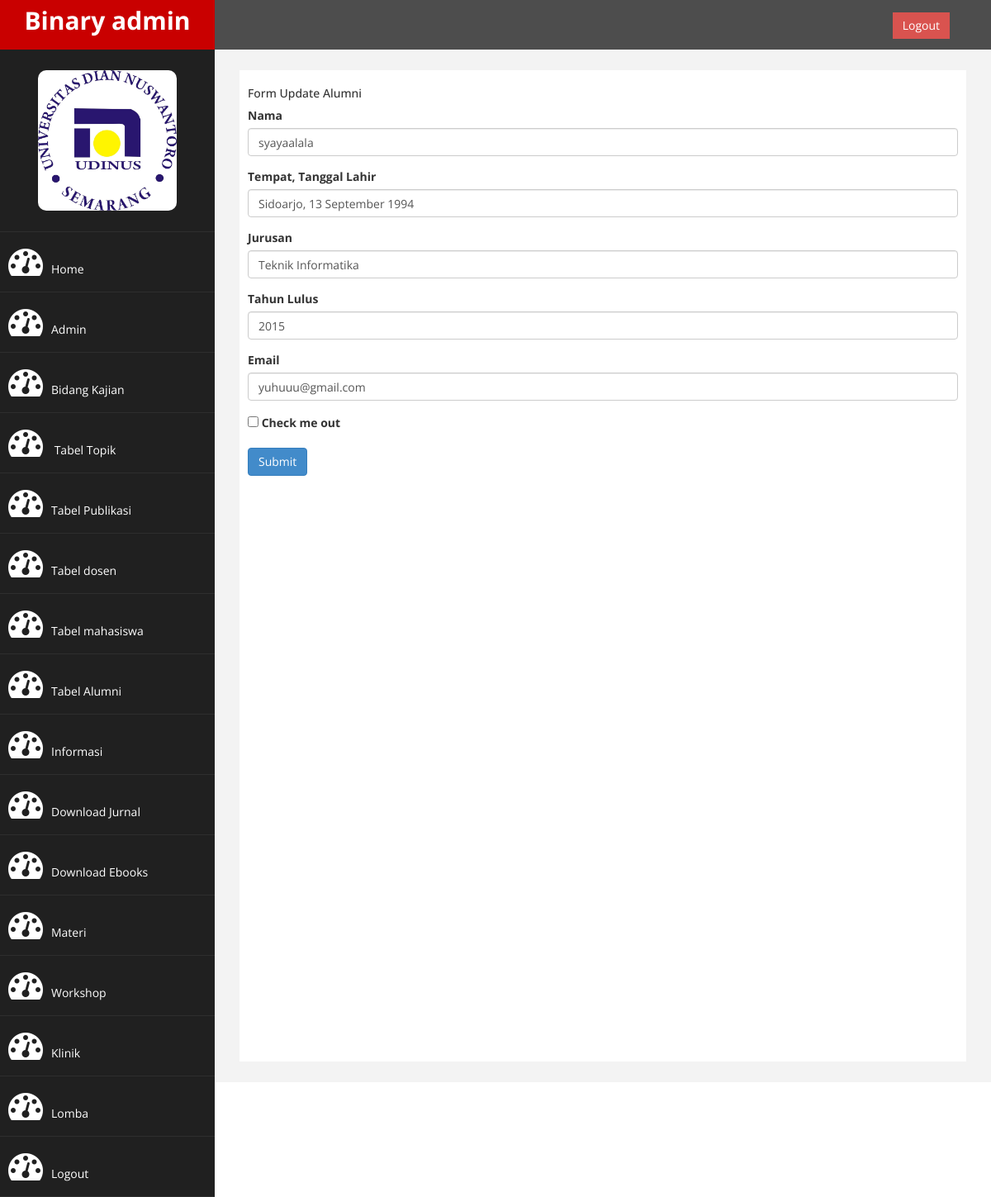
The app's page /admin/form-update-alumni.php?id=2 (signed in), older data.
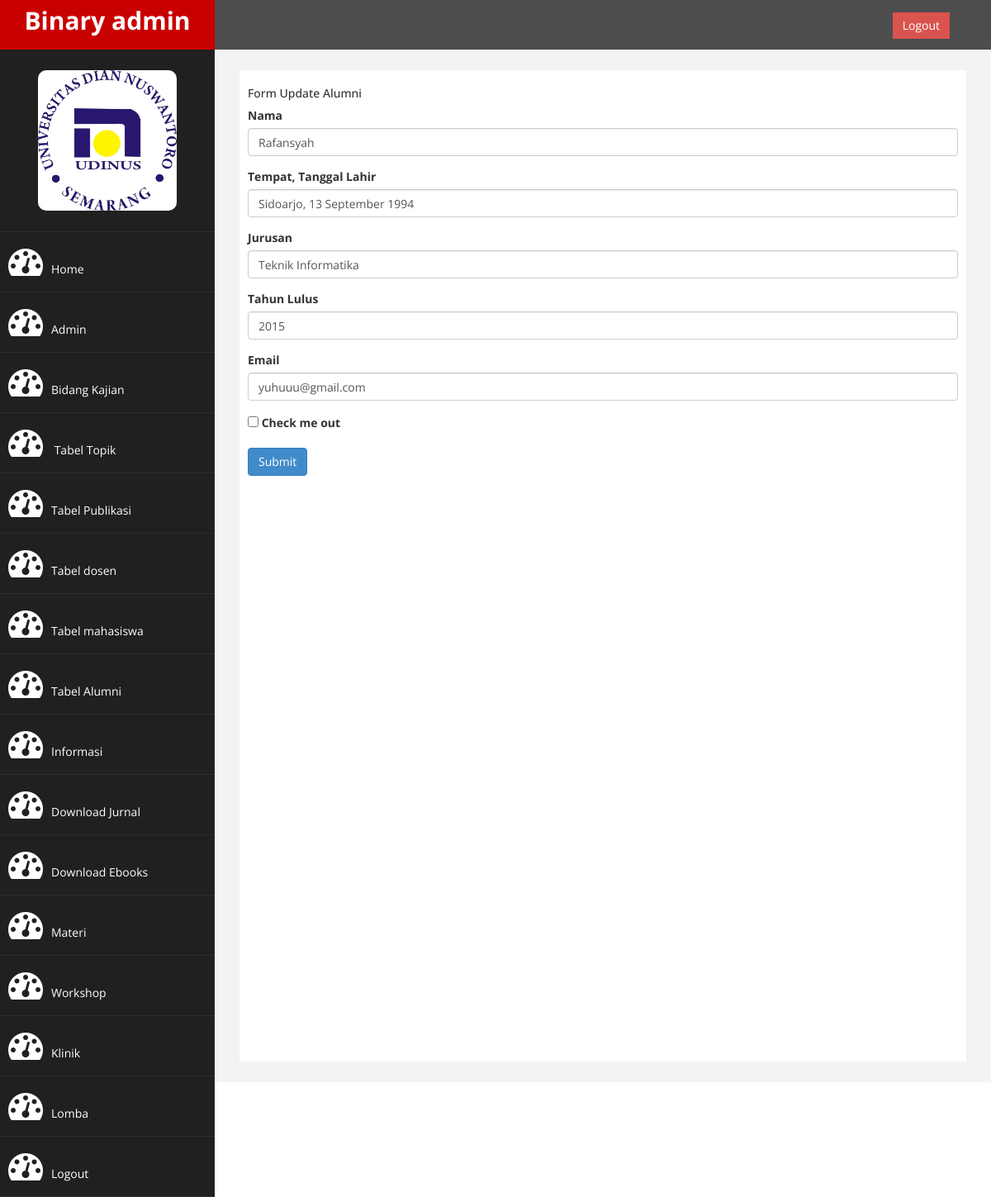
The same page, newer data.
### tables this page shows
CREATE TABLE IF NOT EXISTS `alumni` (
`id` int(10) NOT NULL,
  `nama` varchar(150) NOT NULL,
  `tempat_tgl_lahir` varchar(150) NOT NULL,
  `jurusan` varchar(100) NOT NULL,
  `tahun_lulus` int(10) NOT NULL,
  `email` varchar(50) NOT NULL
);

### admin/form-update-alumni.php (the view, shortened to what the changed rows need)
<?php
	include "koneksi.php";
	$id=$_GET['id'];
	$ambil = "SELECT * FROM alumni WHERE id=$id";
	$query = mysqli_query($koneksi, $ambil);
	while($pecah=mysqli_fetch_array($query)){
		if (mysqli_num_rows($query)>0) {
			$nama=$pecah['nama'];
			$ttl=$pecah['tempat_tgl_lahir'];
			$jurusan=$pecah['jurusan'];
			$tahun_lulus=$pecah['tahun_lulus'];
			$email=$pecah['email'];
		}
	}
?>
<!DOCTYPE html>
<html xmlns="http://www.w3.org/1999/xhtml">
<head>
    <link href="assets/css/bootstrap.css" rel="stylesheet" />
    <link href="assets/css/font-awesome.css" rel="stylesheet" />
    <link href="assets/js/morris/morris-0.4.3.min.css" rel="stylesheet" />
    <link href="assets/css/custom.css" rel="stylesheet" />
</head>
<body>
    <div id="wrapper">
        <div id="page-wrapper" >
            <div id="page-inner">
				<form action="proses-update-alumni.php" method="post">
					  <div class="form-group">
					    <label for="exampleInputEmail1">Nama</label>
					    <input type="text" class="form-control" name="nama" value="<?php echo $nama ?>" aria-describedby="emailHelp" placeholder="Enter nama" >
					  </div>
					  <div class="form-group">
					    <label for="exampleInputPassword1">Tempat, Tanggal Lahir</label>
					    <input type="text" class="form-control" name="tempat_tgl_lahir" value="<?php echo $ttl ?>" placeholder="Tempat, Tanggal Lahir">
					  </div>
					  <div class="form-group">
					    <label for="exampleInputPassword1">Jurusan</label>
					    <input type="text" class="form-control" name="jurusan" value="<?php echo $jurusan ?>" placeholder="Jurusan">
					  </div>
					  <div class="form-group">
					    <label for="exampleInputPassword1">Tahun Lulus</label>
					    <input type="text" class="form-control" name="tahun_lulus" value="<?php echo $tahun_lulus ?>" placeholder="Tahun Lulus">
					  </div>
					  <div class="form-group">
					    <label for="exampleInputPassword1">Email</label>
					    <input type="email" class="form-control" name="email" value="<?php echo $email ?>" placeholder="Email">
					  </div>
				</form>
            </div>
        </div>
</body>
</html>

Row changes from the older to the newer data that the page shows:
changed alumni "Teknik Informatika": nama "syayaalala" → "Rafansyah"
